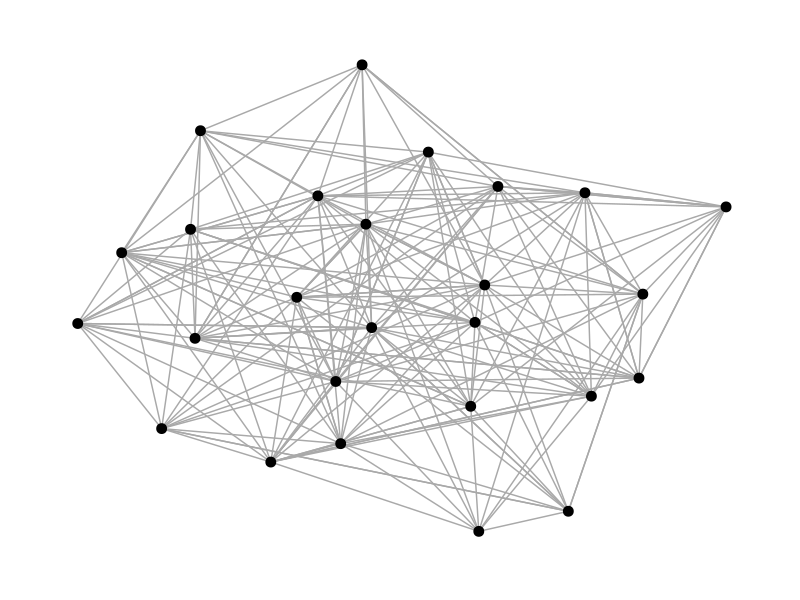
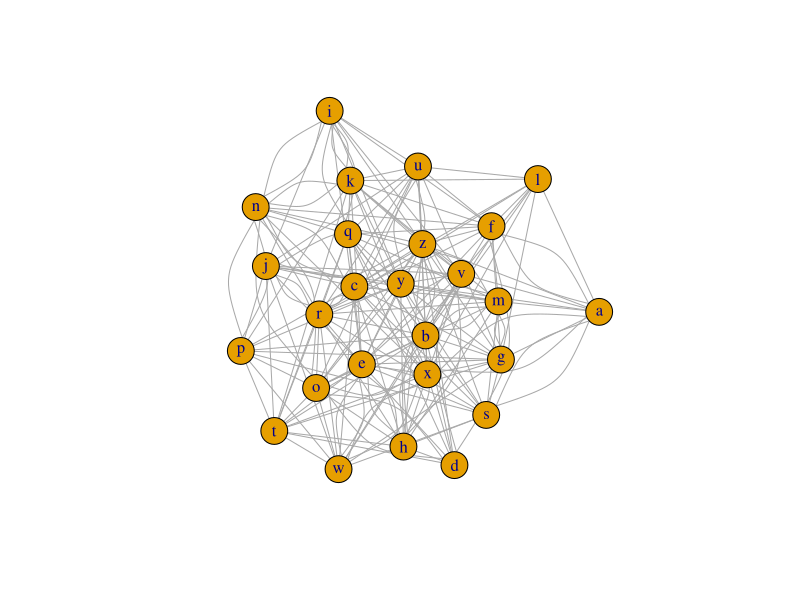

The R source for these figures, in order:
## ---- chunk 1
# Set seed for reproducibility
set.seed(12345)

# Generate data
raw <- data.frame(byer = rep(letters, 1, each = 26),
                  sllr = rep(letters, 26),
                  con = rnorm(26 * 26)^2) # Calculate arbitrary weights

# Drop connections with oneself
raw <- raw[raw$byer != raw$sllr,]

# Only keep strong connections
raw <- raw[abs(raw$con) > 1,]

library(igraph) # Load package
graph_df <- graph_from_data_frame(raw, directed = FALSE)
## ---- chunk 2
# Load packages
library(ggraph)
library(ggplot2)
library(igraph)

ggraph(graph_df, layout = "kk") + # Generate graph
  geom_edge_link(colour = "darkgrey") + # Add a layer of edges
  geom_node_point(size = 3) + # Add a layer of nodes
  theme_graph() # Get rid of gray background colour, grid and axes
## ---- chunk 3
plot(graph_df)
